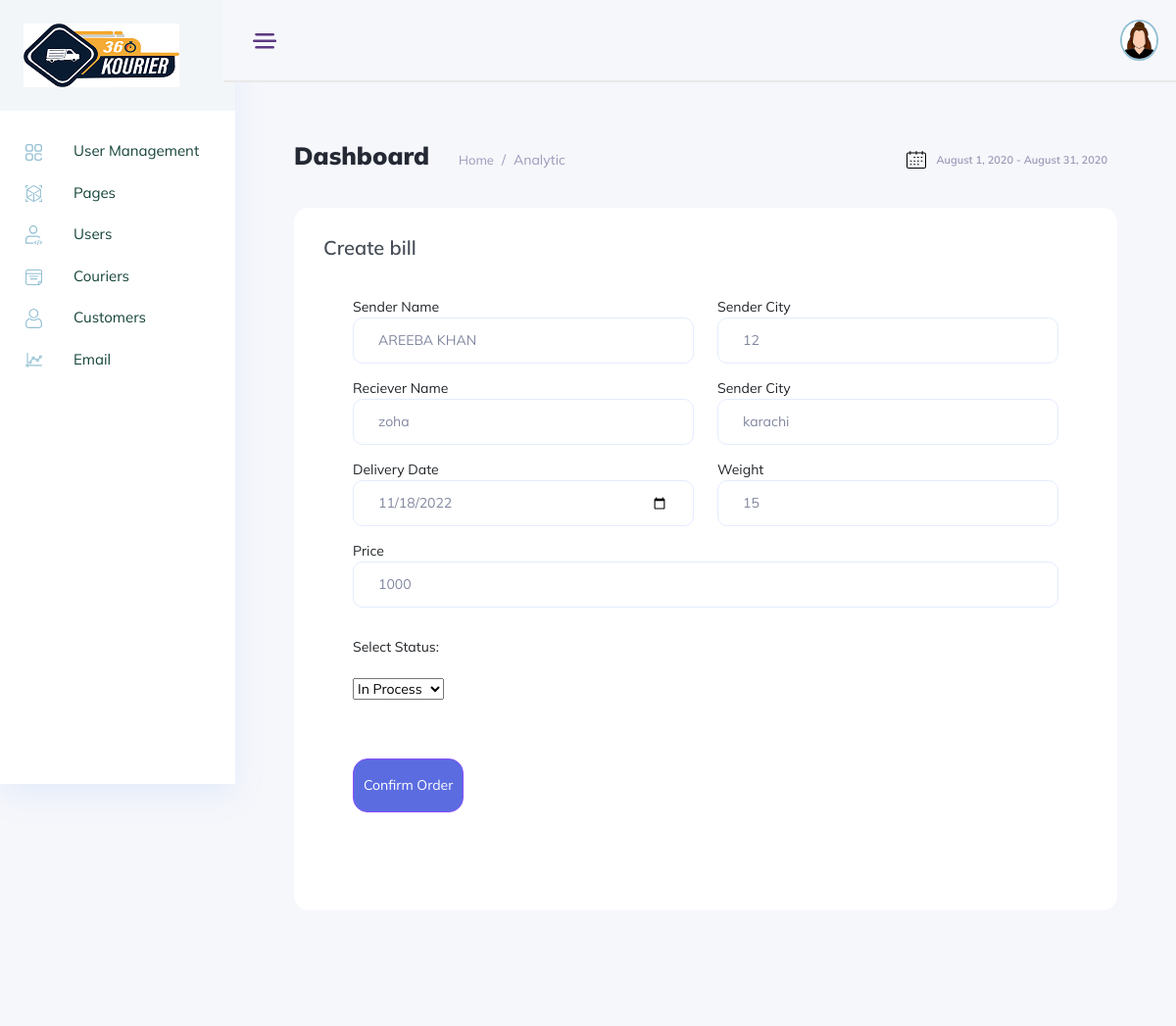
The page /admin/manage_order.php?id=11023461 on the database its author committed.
### tables this page shows
CREATE TABLE `orders` (
  `order_id` int(11) NOT NULL,
  `cust_id` int(11) DEFAULT NULL,
  `s_name` varchar(255) DEFAULT NULL,
  `s_email` varchar(255) DEFAULT NULL,
  `s_address` varchar(255) DEFAULT NULL,
  `s_phone` int(11) DEFAULT NULL,
  `s_city` int(11) DEFAULT NULL,
  `r_name` varchar(255) DEFAULT NULL,
  `r_email` varchar(255) DEFAULT NULL,
  `r_address` varchar(255) DEFAULT NULL,
  `r_phone` int(11) DEFAULT NULL,
  `r_city` varchar(255) DEFAULT NULL,
  `weight` int(11) DEFAULT NULL,
  `courier_type` varchar(255) NOT NULL,
  `order_date` timestamp NOT NULL DEFAULT current_timestamp(),
  `o_userid` int(11) DEFAULT NULL,
  `price_before_tax` int(11) NOT NULL,
  `tax_included` int(11) NOT NULL,
  `total_price` int(11) NOT NULL,
  `delivery_date` date DEFAULT NULL,
  `status` varchar(50) DEFAULT NULL
);

### admin/manage_order.php (the view, shortened to what this page needs)
<!DOCTYPE html>
<html lang="zxx">
<head>
<link rel="stylesheet" href="css/bootstrap1.min.css" />
<link rel="stylesheet" href="vendors/themefy_icon/themify-icons.css" />
<link rel="stylesheet" href="vendors/niceselect/css/nice-select.css" />
<link rel="stylesheet" href="vendors/owl_carousel/css/owl.carousel.css" />
<link rel="stylesheet" href="vendors/gijgo/gijgo.min.css" />
<link rel="stylesheet" href="vendors/font_awesome/css/all.min.css" />
<link rel="stylesheet" href="vendors/tagsinput/tagsinput.css" />
<link rel="stylesheet" href="vendors/datepicker/date-picker.css" />
<link rel="stylesheet" href="vendors/vectormap-home/vectormap-2.0.2.css" />
<link rel="stylesheet" href="vendors/scroll/scrollable.css" />
<link rel="stylesheet" href="vendors/datatable/css/jquery.dataTables.min.css" />
<link rel="stylesheet" href="vendors/datatable/css/responsive.dataTables.min.css" />
<link rel="stylesheet" href="vendors/datatable/css/buttons.dataTables.min.css" />
<link rel="stylesheet" href="vendors/text_editor/summernote-bs4.css" />
<link rel="stylesheet" href="vendors/morris/morris.css">
<link rel="stylesheet" href="vendors/material_icon/material-icons.css" />
<link rel="stylesheet" href="css/metisMenu.css">
<link rel="stylesheet" href="css/style1.css" />
<link rel="stylesheet" href="css/colors/default.css" id="colorSkinCSS">
</head>
<body class="crm_body_bg">
<?php
    include('config.php');
    require('side_bar.php');
?>
<div class="main_content_iner overly_inner ">
<div class="container-fluid p-0 ">
<div class="row">
<div class="col-12">
<div class="page_title_box d-flex flex-wrap align-items-center justify-content-between">
<div class="page_title_left d-flex align-items-center">
<h3 class="f_s_25 f_w_700 dark_text mr_30">Dashboard</h3>
<ol class="breadcrumb page_bradcam mb-0">
<li class="breadcrumb-item"><a href="javascript:void(0);">Home</a></li>
<li class="breadcrumb-item active">Analytic</li>
</ol>
</div>
<div class="page_title_right">
<div class="page_date_button d-flex align-items-center">
<img src="img/icon/calender_icon.svg" alt="">
August 1, 2020 - August 31, 2020
</div>
</div>
</div>
</div>
</div>
<div class="row">
<div class="col-lg-12">
<div class="white_card card_height_100 mb_30 pt-4">
<div class="white_card_body">
<div class="QA_section">
<div class="white_box_tittle list_header">
<h4>Create bill </h4>
</div>
<?php
   $id = $_GET['id'];
   $Oquery = "SELECT * FROM `orders` WHERE `order_id` = '$id'";
   $Oresult = mysqli_query($conn , $Oquery);
   $row = mysqli_fetch_row($Oresult);
?>
<div class="QA_table mb_30">
<table class="table lms_table_active ">
<form action="<?php $_SERVER["PHP_SELF"] ?>" method="POST">
<div class="white_card_body">
<div class="row">
<div class="col-lg-6">
<div class="common_input mb_15">
<label for="">Sender Name</label>
<input type="text" placeholder="Sender Name" name="s_name" value="<?php echo $row['2'];?>">
</div>
</div>
<div class="col-lg-6">
<div class="common_input mb_15">
<label for="">Sender City</label>
<input type="text" placeholder="Sender City" name="s_city" value="<?php echo $row['6'];?>">
</div>
</div>
<div class="col-lg-6">
<div class="common_input mb_15">
<label for="">Reciever Name</label>
<input type="text" placeholder="Reciever Name" name="r_name" value="<?php echo $row['7'];?>">
</div>
</div>
<div class="col-lg-6">
<div class="common_input mb_15">
<label for="">Sender City</label>
<input type="text" placeholder="Reciever City" name="r_city" value="<?php echo $row['11'];?>">
</div>
</div>
<div class="col-lg-6">
<div class="common_input mb_15">
<label for="">Delivery Date</label>
<input type="date" placeholder="delivery date" name="delivery_date" value="<?php echo $row['19'];?>">
</div>
</div>
<div class="col-lg-6">
<div class="common_input mb_15">
<label for="">Weight</label>
<input type="number" placeholder="weight" name="weight" value="<?php echo $row['12'];?>">
</div>
</div>
<div class="col-lg-12">
<div class="common_input mb_30">
<label for="">Price</label>
<input type="number" placeholder="price" name="total_price" value="<?php echo $row['18'];?>">
</div>
</div>
<div class="col-lg-12">
<div class="common_input mb_30">
<label for=""> Select Status: </label> <br> <br>
<select name="status" value="<?php echo $row['20'];?>" id="">
<option value="In Process">In Process</option>
</select>
</div>
</div>
<div class="col-12">
<div class="create_report_btn mt_30">
<input type="submit" class="btn_1 radius_btn d-block text-center" value="Confirm Order" name="confirm">
</div>
</table>
</div>
</div>
</div>
</div>
</div>
</div>
</div>
</div>
<div class="footer_part">
<div class="container-fluid">
<div class="row">
<div class="col-lg-12">
<div class="footer_iner text-center">
<p>2022 ©  <a href="#"> <i class="ti-heart"></i> </a><a href="index.php"> Dashboard</a></p>
</div>
</div>
</div>
</div>
</div>
</body>
</html>

### rows shown on the page
orders: s_name "AREEBA KHAN", s_city "12", r_name "zoha", r_city "karachi", delivery_date "11/18/2022", weight "15", total_price "1000", status "In Process"
